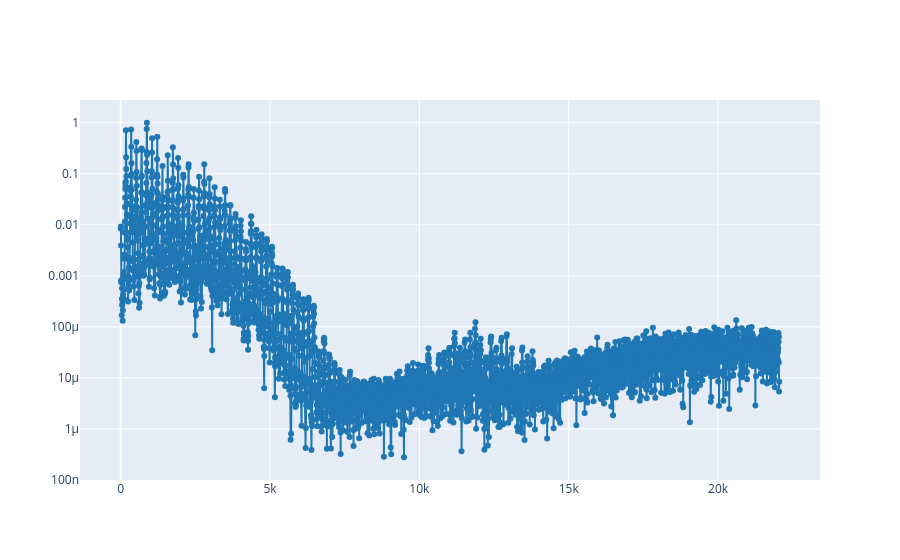

The notebook cell saved with this chart:
### Markdown cell above
We can plot the spectrum (one slice of the spectrogram) of the signal at an specific time using the `plot_spectrum_at` function. For instance, we can see the spectrum of the signal at the 0.5 seconds:

### Code cell
plot_spectrum_at(ff, tt, S, 0.15)
weights = [0.7150, 0.7367, 0.4176, 0.2959, 1,0.4945, 0.5297, 0.1423, 0.2304, 0.3306]

### Figure 1 — Plotly figure (JSON) as saved in the notebook; plotly's stock layout.template omitted (floating-point values rounded to 4 significant figures; data arrays with more than 128 entries replaced by an {"elided": "..."} marker saying what was removed)
{"data": [{"line": {"color": "#1f77b4", "shape": "linear"}, "mode": "lines+markers", "type": "scatter", "x": {"elided": "4055 float values"}, "y": {"elided": "4055 float values"}}], "layout": {"yaxis": {"type": "log"}}}
